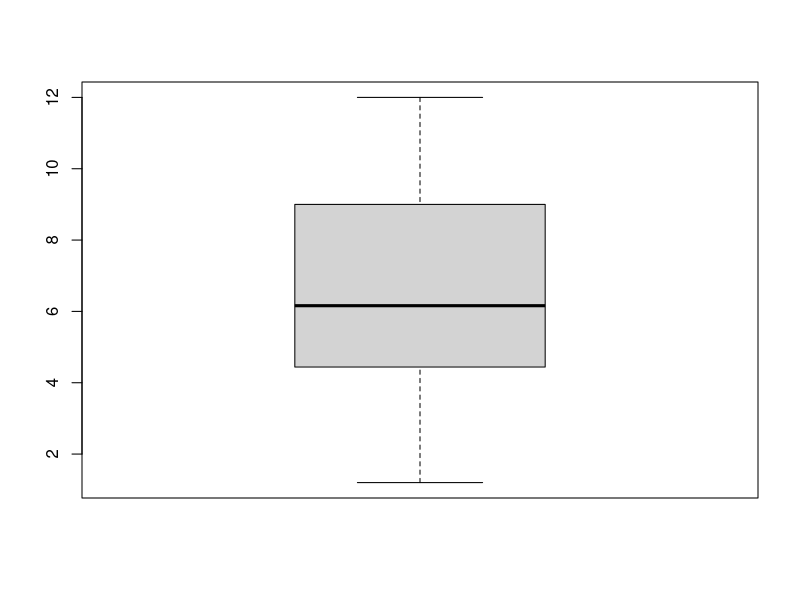
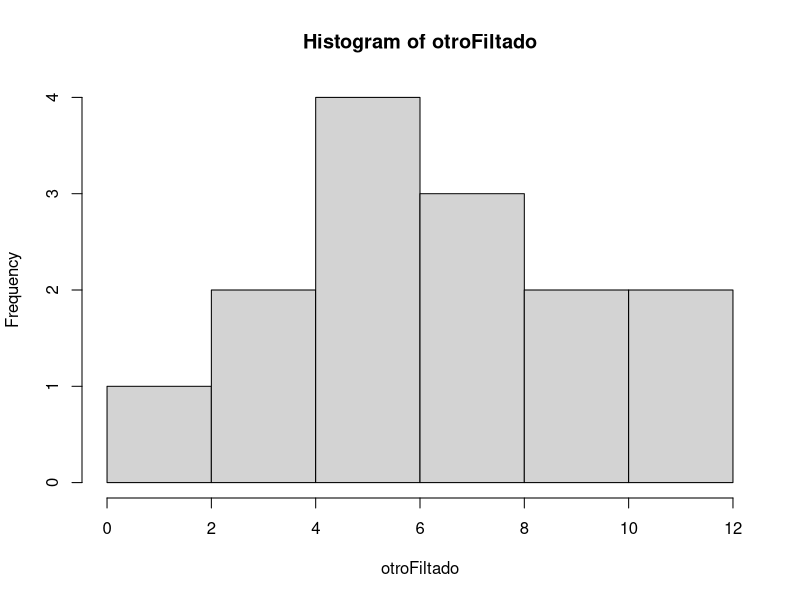
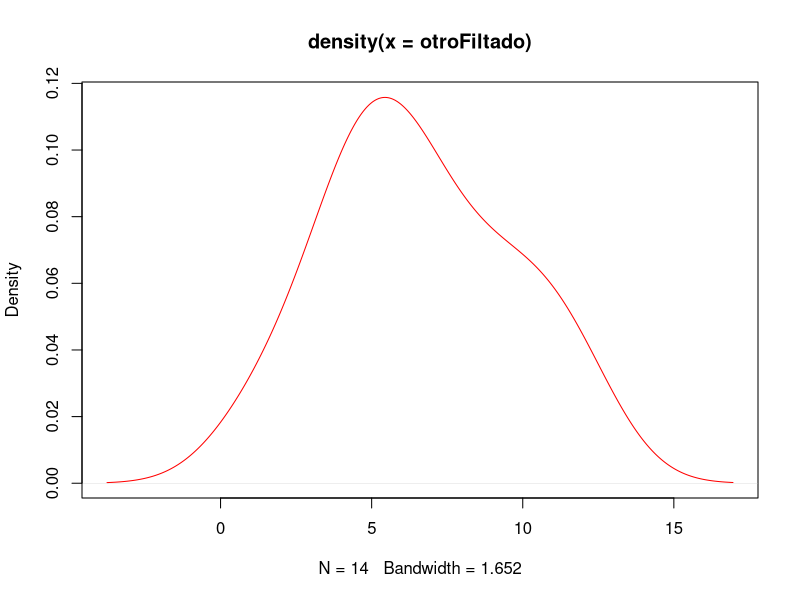

Reproduce these figures in R, in order.
zinc <- c(3, 4, 5, 6, 7, 8, 9, 10, 11, 12, 1.2, 4.44, 5.12, 6.32, NaN)
length(zinc)

zincFiltrado <- zinc[!is.na(zinc)]
otroFiltado <- na.omit(zinc)

mean(zinc)
mean(otroFiltado)
mean(zinc, na.rm = TRUE)

sd(zinc)
sd(zinc, na.rm = TRUE)

median(zinc)
median(zinc, na.rm = TRUE)

sort(otroFiltado)

summary(otroFiltado)

boxplot(otroFiltado)
hist(otroFiltado)
plot(density(otroFiltado), col = "red")

c <- c(1:10, 9, 91, 89, 0)
rep(3, 10)

rep(c, 3)

seq(-3, 10, length = 10)
seq(1, 10, by = 2)

x <- c(1, 2, 3, 4, 5)
x[3]
x[3:5]

x[1] <- 10
x

rev(x)

is.element(3, x)